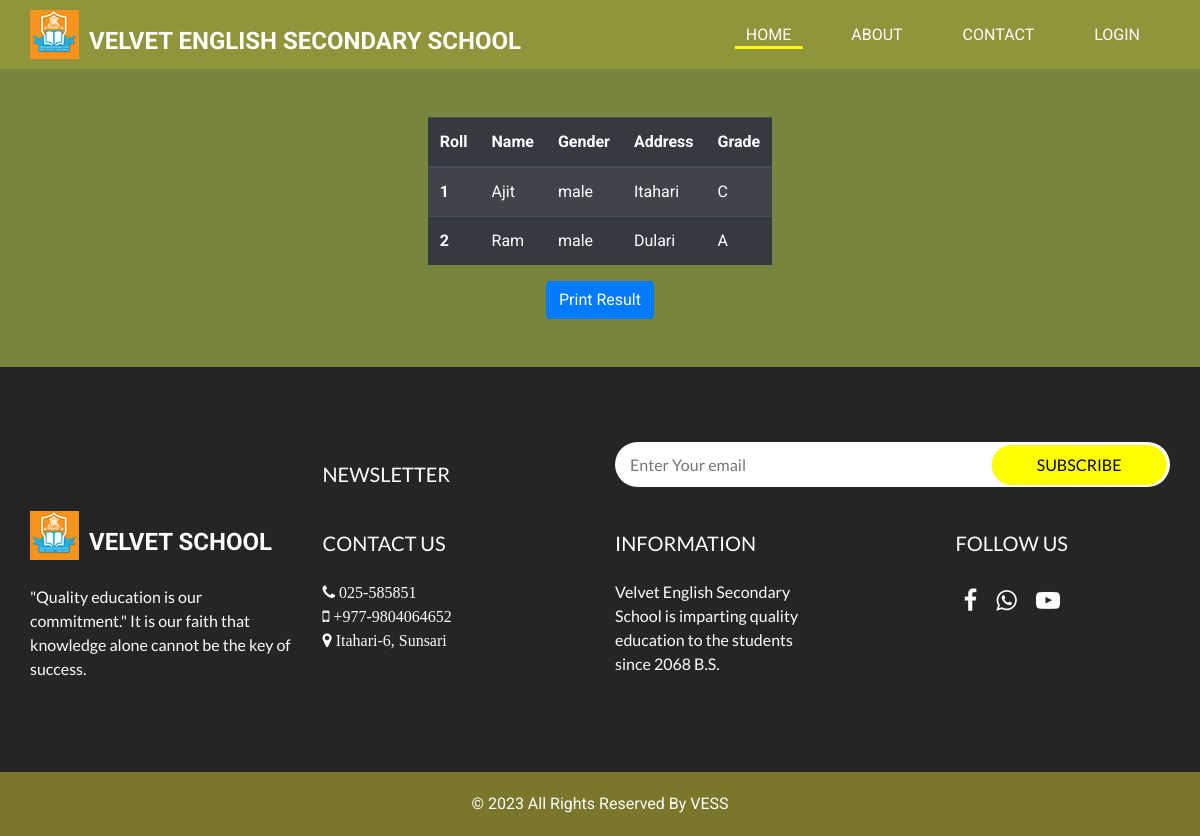
Page /viewresult on the earlier database version.
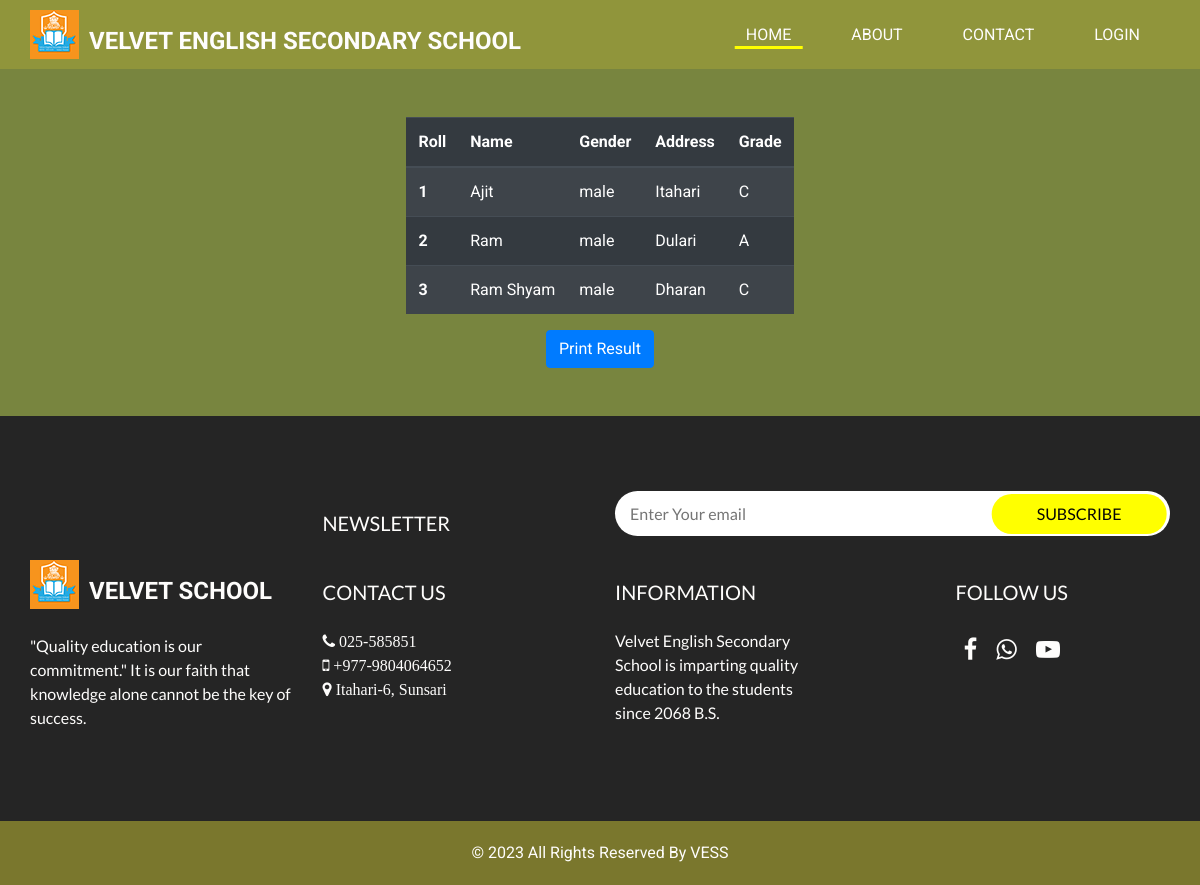
Same page on the later database version.
### home/models.py (models this page shows, shortened)
class Student(models.Model):
    name = models.CharField(max_length=500)
    gmail = models.EmailField()
    gender = models.CharField(max_length=50, default="male")
    address = models.TextField()
    phone = models.CharField(max_length=800)
    classname = models.ForeignKey(ClassName, on_delete=models.CASCADE)

### home/views.py (the view)
# urls.py: path("viewresult", viewresult, name="viewresult"),
def viewresult(request):
    students = Student.objects.all();
    return render(request, 'viewresult.html', {'students': students})

### templates/viewresult.html (shortened to what this page needs)
{% extends 'base.html' %}
{% load static %}
{% block content %}
<div class="d-flex align-items-center justify-content-center p-5">
<form action="{% url 'addsubjectmarks' %}">
<table class="table table-striped table-dark">
  <thead>
    <tr>
      <th scope="col">Roll</th>
      <th scope="col">Name</th>
      <th scope="col">Gender</th>
      <th scope="col">Address</th>
      <th scope="col">Grade</th>
    </tr>
  </thead>
  <tbody>
        {% for student in students %}
            <tr>
              <th scope="row">{{student.id}}</th>
              <td>{{student.name}}</td>
              <td>{{student.gender}}</td>
              <td>{{student.address}}</td>
              <td>
                {% if student.name == 'Ram' or student.name == 'Mohan' or student.name == 'Hari' %}
                A
                {% else %}
                C
                {% endif %}
              </td>
            </tr>
        {% endfor %}
  </tbody>
</table>
<center><button class="btn btn-primary" type="submit">Print Result</button></center>
</form>
</div>
  <section class="info_section layout_padding">
    <div class="container">
      <div class="info_form">
        <div class="row">
          <div class="offset-lg-3 col-lg-3">
            <h5 class="form_heading">
              Newsletter
            </h5>
          </div>
          <div class="col-md-6">
            <form action="#">
              <input type="text" placeholder="Enter Your email">
              <button>
                subscribe
              </button>
            </form>
          </div>
        </div>
      </div>
    </div>
    <div class="container">
      <div class="row">
        <div class="col-md-3">
          <div class="info_logo">
            <div>
              <a href="">
                <img src="{% static 'images/school.png' %}" alt="" />
                <span>
                  Velvet School
                </span>
              </a>
            </div>
            <p>
              "Quality education is our commitment." It is our faith that knowledge alone cannot be the key of success.
            </p>
          </div>
        </div>
        <div class="col-md-3">
          <div class="info_links ">
            <h5>
              Contact Us
            </h5>
            <p class="pr-0 pr-md-4 pr-lg-5">
              <i class="fa fa-phone" aria-hidden="true">  025-585851</i>
              <i class="fa fa-mobile" aria-hidden="true">  +977-9804064652</i>
              <i class="fa fa-map-marker" aria-hidden="true">  Itahari-6, Sunsari</i>
            </p>
          </div>
        </div>
        <div class="col-md-3">
          <div class="info_insta">
            <h5>
              INFORMATION
            </h5>
            <p class="pr-0 pr-md-4 pr-md-5">
              Velvet English Secondary School is imparting quality education to the students since 2068 B.S.
            </p>
          </div>
        </div>
        <div class="col-md-3">
          <div class="pl-0 pl-lg-5 pl-md-4">
            <h5>
              Follow Us
            </h5>
            <p>
                <i class="fa fa-facebook p-2" style="font-size:24px;" aria-hidden="true"></i>
                <i class="fa fa-whatsapp p-2" style="font-size:24px;" aria-hidden="true"></i>
                <i class="fa fa-youtube-play p-2" style="font-size:24px;" aria-hidden="true"></i>
            </p>
          </div>
        </div>
      </div>
    </div>
  </section>
{% endblock %}

Differences in the rows shown:
added Student: id "3", name "Ram Shyam", gender "male", address "Dharan", shows "C"
